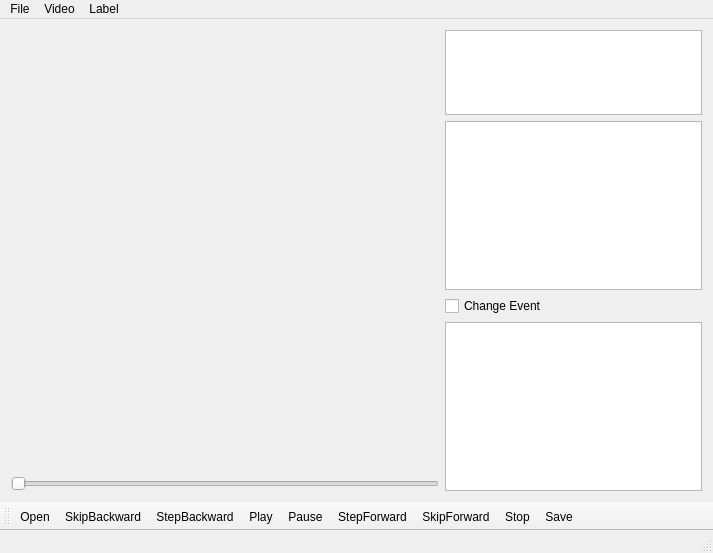
<?xml version="1.0" encoding="UTF-8"?>
<ui version="4.0">
 <class>MainWindow</class>
 <widget class="QMainWindow" name="MainWindow">
  <property name="geometry">
   <rect>
    <x>0</x>
    <y>0</y>
    <width>713</width>
    <height>553</height>
   </rect>
  </property>
  <property name="windowTitle">
   <string>VideoLabel</string>
  </property>
  <widget class="QWidget" name="centralWidget">
   <property name="sizePolicy">
    <sizepolicy hsizetype="Preferred" vsizetype="Preferred">
     <horstretch>0</horstretch>
     <verstretch>0</verstretch>
    </sizepolicy>
   </property>
   <layout class="QHBoxLayout" name="horizontalLayout" stretch="5,3">
    <item>
     <layout class="QVBoxLayout" name="verticalLayout" stretch="0,0">
      <property name="sizeConstraint">
       <enum>QLayout::SetNoConstraint</enum>
      </property>
      <item>
       <widget class="MyLabel" name="labelVideo">
        <property name="text">
         <string/>
        </property>
       </widget>
      </item>
      <item>
       <widget class="QSlider" name="horizontalSlider">
        <property name="orientation">
         <enum>Qt::Horizontal</enum>
        </property>
       </widget>
      </item>
     </layout>
    </item>
    <item>
     <layout class="QVBoxLayout" name="verticalLayout_2" stretch="1,2,0,2">
      <item>
       <widget class="QListWidget" name="listWidget_1"/>
      </item>
      <item>
       <widget class="QListWidget" name="listWidget_2"/>
      </item>
      <item>
       <widget class="QCheckBox" name="checkBoxEvent">
        <property name="text">
         <string>Change Event</string>
        </property>
        <property name="checked">
         <bool>false</bool>
        </property>
       </widget>
      </item>
      <item>
       <widget class="QTextBrowser" name="textBrowser"/>
      </item>
     </layout>
    </item>
   </layout>
  </widget>
  <widget class="QMenuBar" name="menuBar">
   <property name="geometry">
    <rect>
     <x>0</x>
     <y>0</y>
     <width>713</width>
     <height>25</height>
    </rect>
   </property>
   <widget class="QMenu" name="menuFile">
    <property name="title">
     <string>File</string>
    </property>
    <addaction name="actionOpen"/>
    <addaction name="actionImport_XML"/>
    <addaction name="actionSave"/>
   </widget>
   <widget class="QMenu" name="menuVideo">
    <property name="title">
     <string>Video</string>
    </property>
    <addaction name="actionPlay"/>
    <addaction name="actionPause"/>
    <addaction name="actionStop"/>
    <addaction name="actionGoTo_No_Label"/>
   </widget>
   <widget class="QMenu" name="menuLabel">
    <property name="title">
     <string>Label</string>
    </property>
    <addaction name="actionAddEvent"/>
    <addaction name="actionAdd_Object"/>
   </widget>
   <addaction name="menuFile"/>
   <addaction name="menuVideo"/>
   <addaction name="menuLabel"/>
  </widget>
  <widget class="QStatusBar" name="statusBar"/>
  <widget class="QToolBar" name="mainToolBar">
   <attribute name="toolBarArea">
    <enum>BottomToolBarArea</enum>
   </attribute>
   <attribute name="toolBarBreak">
    <bool>false</bool>
   </attribute>
   <addaction name="actionOpen"/>
   <addaction name="actionSkipBackward"/>
   <addaction name="actionStepBackward"/>
   <addaction name="actionPlay"/>
   <addaction name="actionPause"/>
   <addaction name="actionStepForward"/>
   <addaction name="actionSkipForward"/>
   <addaction name="actionStop"/>
   <addaction name="actionSave"/>
  </widget>
  <action name="actionOpen">
   <property name="icon">
    <iconset resource="Resources.qrc">
     <normaloff>:/Icons/Icon/android-folder.png</normaloff>:/Icons/Icon/android-folder.png</iconset>
   </property>
   <property name="text">
    <string>Open</string>
   </property>
   <property name="toolTip">
    <string>Open A File</string>
   </property>
  </action>
  <action name="actionPlay">
   <property name="icon">
    <iconset resource="Resources.qrc">
     <normaloff>:/Icons/Icon/ios7-play.png</normaloff>:/Icons/Icon/ios7-play.png</iconset>
   </property>
   <property name="text">
    <string>Play</string>
   </property>
  </action>
  <action name="actionPause">
   <property name="icon">
    <iconset resource="Resources.qrc">
     <normaloff>:/Icons/Icon/ios7-pause.png</normaloff>:/Icons/Icon/ios7-pause.png</iconset>
   </property>
   <property name="text">
    <string>Pause</string>
   </property>
  </action>
  <action name="actionStop">
   <property name="icon">
    <iconset resource="Resources.qrc">
     <normaloff>:/Icons/Icon/stop.png</normaloff>:/Icons/Icon/stop.png</iconset>
   </property>
   <property name="text">
    <string>Stop</string>
   </property>
  </action>
  <action name="actionStepForward">
   <property name="icon">
    <iconset resource="Resources.qrc">
     <normaloff>:/Icons/Icon/ios7-skipforward.png</normaloff>:/Icons/Icon/ios7-skipforward.png</iconset>
   </property>
   <property name="text">
    <string>StepForward</string>
   </property>
  </action>
  <action name="actionStepBackward">
   <property name="icon">
    <iconset resource="Resources.qrc">
     <normaloff>:/Icons/Icon/ios7-skipbackward.png</normaloff>:/Icons/Icon/ios7-skipbackward.png</iconset>
   </property>
   <property name="text">
    <string>StepBackward</string>
   </property>
  </action>
  <action name="actionSkipForward">
   <property name="icon">
    <iconset resource="Resources.qrc">
     <normaloff>:/Icons/Icon/skip-forward.png</normaloff>:/Icons/Icon/skip-forward.png</iconset>
   </property>
   <property name="text">
    <string>SkipForward</string>
   </property>
  </action>
  <action name="actionSkipBackward">
   <property name="icon">
    <iconset resource="Resources.qrc">
     <normaloff>:/Icons/Icon/skip-backward.png</normaloff>:/Icons/Icon/skip-backward.png</iconset>
   </property>
   <property name="text">
    <string>SkipBackward</string>
   </property>
  </action>
  <action name="actionSave">
   <property name="icon">
    <iconset resource="Resources.qrc">
     <normaloff>:/Icons/Icon/archive.png</normaloff>:/Icons/Icon/archive.png</iconset>
   </property>
   <property name="text">
    <string>Save</string>
   </property>
  </action>
  <action name="actionAddEvent">
   <property name="text">
    <string>Add Event</string>
   </property>
  </action>
  <action name="actionAdd_Object">
   <property name="text">
    <string>Add Object</string>
   </property>
  </action>
  <action name="actionImport_XML">
   <property name="text">
    <string>Import XML</string>
   </property>
  </action>
  <action name="actionGoTo_No_Label">
   <property name="text">
    <string>GoTo No Label</string>
   </property>
  </action>
 </widget>
 <layoutdefault spacing="6" margin="11"/>
 <customwidgets>
  <customwidget>
   <class>MyLabel</class>
   <extends>QLabel</extends>
   <header location="global">mylabel.h</header>
  </customwidget>
 </customwidgets>
 <resources>
  <include location="Resources.qrc"/>
 </resources>
 <connections/>
</ui>
